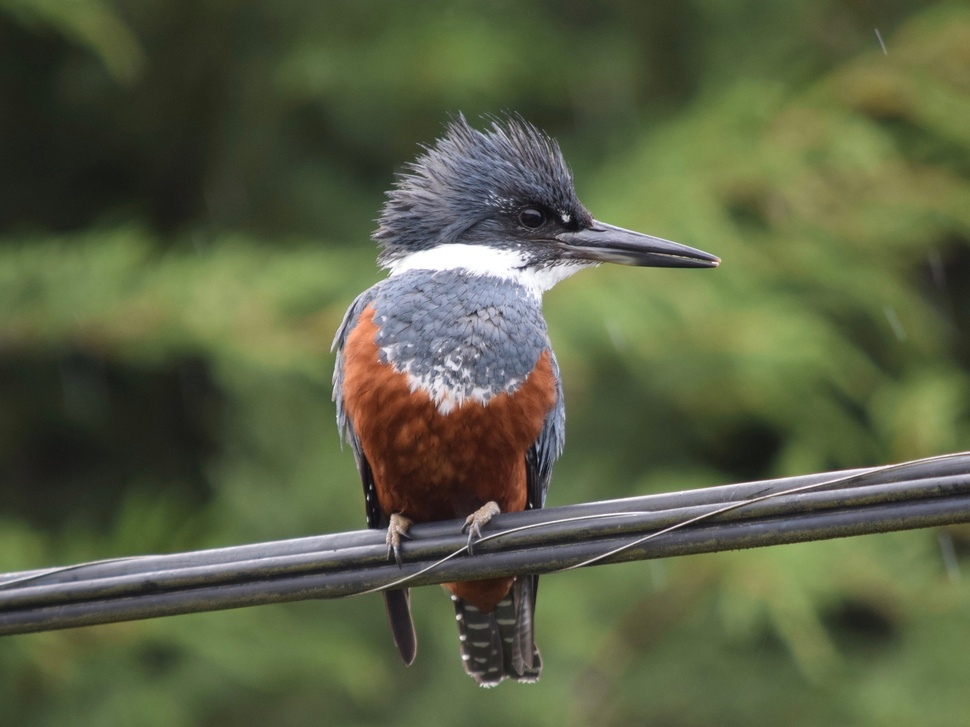
#> input picture original.jpg, 970 x 727 px, shrunk from 2048 x 1536 before the run
$ jupyter execute main.ipynb   (older library calls are emulated)
#> lines starting #> are read from the running program, lines starting #| are printed output that depends on the picture; after the words box and inside, x2 and y2 are one past the last pixel; in counts of white or black regions, pixels touching at a corner belong together
[cell 1]
import numpy as np
import cv2
from matplotlib import pyplot as plt

imagen = cv2.imread('original.jpg')
#> imagen is the input picture: shape (727, 970, 3); mean B, G, R 68.3, 96.4, 89.5
img_gris = cv2.cvtColor(imagen, cv2.COLOR_BGR2GRAY)
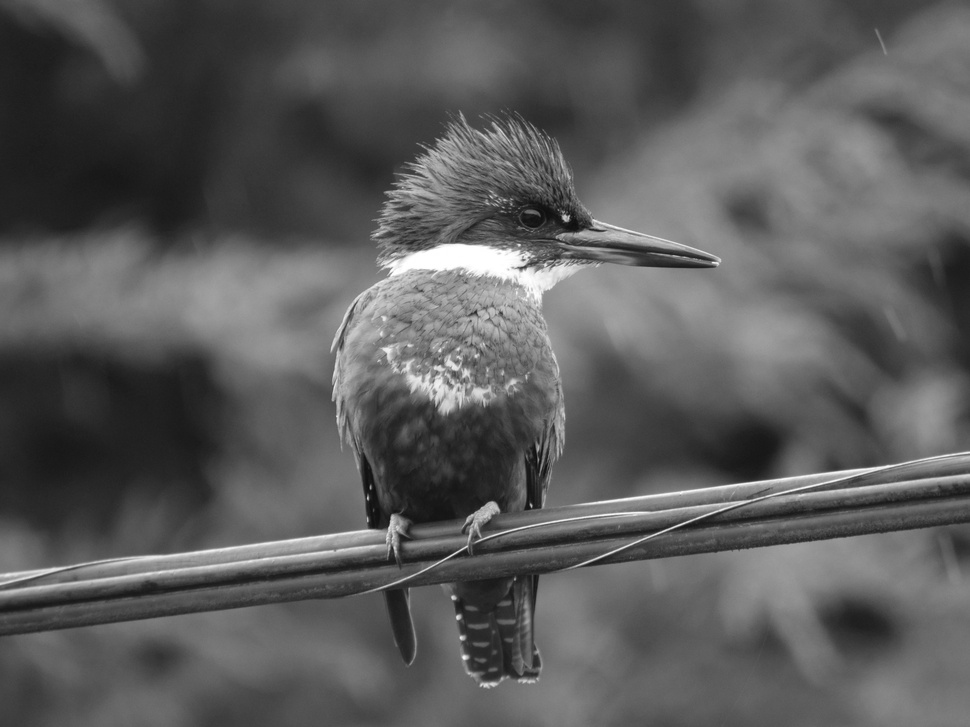
#> img_gris: shape (727, 970); min 12, max 255, mean 91.1
cv2.imwrite('imag_gris.jpg', img_gris)
plt.imshow(img_gris, cmap = "gray");

HISTOGRAMA COLOR

[cell 2]
def Histograma_Comp_color(Image):
	Image_Height = Image.shape[0]
#> Image_Height = 727
	Image_Width = Image.shape[1]
#> Image_Width = 970
	Image_Channels = Image.shape[2]
#> Image_Channels = 3

	Histograma = np.zeros([256, Image_Channels], np.int32)

	for x in range(0, Image_Height):
		for y in range(0, Image_Width):
			for c in range(0, Image_Channels):
					Histograma[Image[x,y,c], c] +=1

	return Histograma

def Plot_Histograma_color(Histograma):
	plt.figure()
	plt.title("Histograma - Color")
	plt.xlabel("Intensidad")
	plt.ylabel("Frecuencia de Intensidad")
	plt.xlim([0, 256])
	plt.plot(Histograma[:,0],'b') # B
	plt.plot(Histograma[:,1],'g') # G
	plt.plot(Histograma[:,2],'r') # R
	plt.savefig("Color_Histograma.jpg")

[cell 3]
Histograma = Histograma_Comp_color(imagen)
#> Histograma = 256 rows, first 8: [0, 0, 0], [0, 0, 0], [0, 0, 0], [0, 0, 0], [0, 0, 0], [0, 0, 0], [0, 0, 0], [0, 0, 0]

for i in range(0, Histograma.shape[0]):
	for c in range(0, Histograma.shape[1]):
		print("Histograma[", i, ", ", c, "]: ", Histograma[i,c])
#> this loop made 256 passes
#> (printed output is left out)

Plot_Histograma_color(Histograma)
#> in Plot_Histograma_color, `plt.savefig("Color_Histograma.jpg")`:
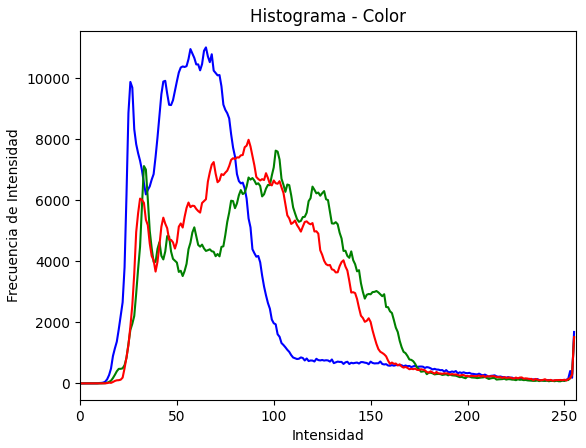
#> figure drawn by matplotlib, 1 panel; curve peaks at x = 65, y = 11020; curve peaks at x = 101, y = 7634; curve peaks at x = 87, y = 7990

Histograma escala de grises

[cell 4]
def HistogramaComp_gray(Image):
	Image_Height = Image.shape[0]
#> Image_Height = 727
	Image_Width = Image.shape[1]
#> Image_Width = 970
	Histograma = np.zeros([256], np.int32)
	for x in range(0, Image_Height):
		for y in range(0, Image_Width):
			Histograma[Image[x,y]] +=1
	return Histograma

def Plot_Histograma_gray(Histograma):
	plt.figure()
	plt.title("Histograma - Escala de Grises")
	plt.xlabel("Intensidad")
	plt.ylabel("Intensity Frequency")
	plt.xlim([0, 256])
	plt.plot(Histograma)
	plt.savefig("Histograma_GrayScale.jpg")

[cell 5]
Histograma_GrayScale = HistogramaComp_gray(img_gris)
#> Histograma_GrayScale = 256 values, max 8176 at index 93, min 0 at index 0, mean 2754.6
for i in range(0,len(Histograma_GrayScale)):
		print("Histograma[",i,"]: ", Histograma_GrayScale[i])
Plot_Histograma_gray(Histograma_GrayScale)

[cell 6]
alpha = 2  # Factor de contraste
beta = 0     # Factor de brillo
imagen_contraste = cv2.convertScaleAbs(img_gris, alpha=alpha, beta=beta)
imagen_ecualizada = cv2.equalizeHist(img_gris)
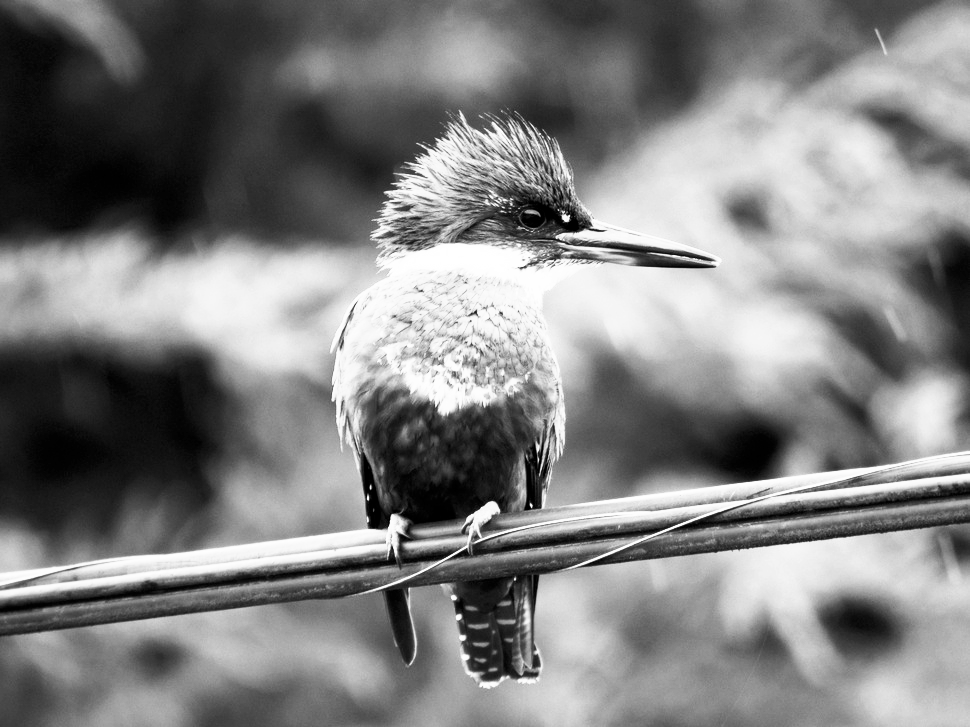
#> imagen_ecualizada: shape (727, 970); min 0, max 255, mean 128.5

hist_contraste = HistogramaComp_gray(imagen_contraste)
#> hist_contraste = 256 values, max 114563 at index 255, min 0 at index 0, mean 2754.6
hist_ecualizado = HistogramaComp_gray(imagen_ecualizada)
#> hist_ecualizado = 256 values, max 8176 at index 138, min 0 at index 3, mean 2754.6

[cell 7]
def mostrar_comparacion():
    plt.figure(figsize=(15, 10))
        # Imágenes
    plt.subplot(231), plt.imshow(img_gris, cmap='gray')
    plt.title('Imagen Original')
    plt.subplot(232), plt.imshow(imagen_contraste, cmap='gray')
    plt.title('Aumento de Contraste')
    plt.subplot(233), plt.imshow(imagen_ecualizada, cmap='gray')
    plt.title('Ecualización del Histograma')
        # Histogramas
    plt.subplot(234), plt.plot(Histograma_GrayScale)
    plt.title('Histograma Original')
    plt.subplot(235), plt.plot(hist_contraste)
    plt.savefig('Histograma_GrayScale.jpg')
#> figure, not shown here; panel 4: curve peaks at x = 93, y = 8176; panel 5: curve peaks at x = 255, y = 114563
    plt.title('Histograma Contraste')
    plt.subplot(236), plt.plot(hist_ecualizado)
    plt.title('Histograma Ecualizado')
    plt.tight_layout()
    plt.savefig('comparacion_completa.jpg')
#> figure, not shown here; panel 4: curve peaks at x = 93, y = 8176; panel 5: curve peaks at x = 255, y = 114563; panel 6: curve peaks at x = 138, y = 8176
    plt.show()


cv2.imwrite('imagen_contraste.jpg', imagen_contraste)
cv2.imwrite('imagen_ecualizada.jpg', imagen_ecualizada)
mostrar_comparacion()

[cell 8]
def mostrar_imagenes():
    plt.figure(figsize=(20, 10))

    plt.subplot(241), plt.imshow(img_gris, cmap='gray'), plt.title('Escala de Grises')
    plt.subplot(242), plt.imshow(img_ruidosa, cmap='gray'), plt.title('Con Ruido Gaussiano')
    plt.subplot(243), plt.imshow(img_suavizada, cmap='gray'), plt.title('Suavizada')
    plt.subplot(244), plt.imshow(img_binaria, cmap='gray'), plt.title('Binaria')
    plt.subplot(245), plt.imshow(img_dilatada, cmap='gray'), plt.title('Dilatada')
    plt.subplot(246), plt.imshow(img_erosionada, cmap='gray'), plt.title('Erosionada')
    plt.savefig('comparacion_procesado1.jpg')
    plt.subplot(247), plt.imshow(bordes_sobel, cmap='gray'), plt.title('Bordes (Umbralización)')
    plt.subplot(248), plt.imshow(bordes_canny, cmap='gray'), plt.title('Bordes (Canny)')
    plt.tight_layout()
    plt.savefig('comparacion_procesado2.jpg')
    plt.show()

[cell 9]
def aplicar_ruido_gaussiano(imagen, media=0, desviacion=25):
#> called with media = 0, desviacion = 25
    ruido = np.random.normal(media, desviacion, imagen.shape).astype(np.uint8)
    imagen_ruidosa = cv2.add(imagen, ruido)
    return imagen_ruidosa


img_ruidosa = aplicar_ruido_gaussiano(img_gris)
cv2.imwrite('imagen_ruidosa.jpg', img_ruidosa)
kernel_size = 7
img_suavizada = cv2.GaussianBlur(img_ruidosa, (kernel_size, kernel_size), 0)
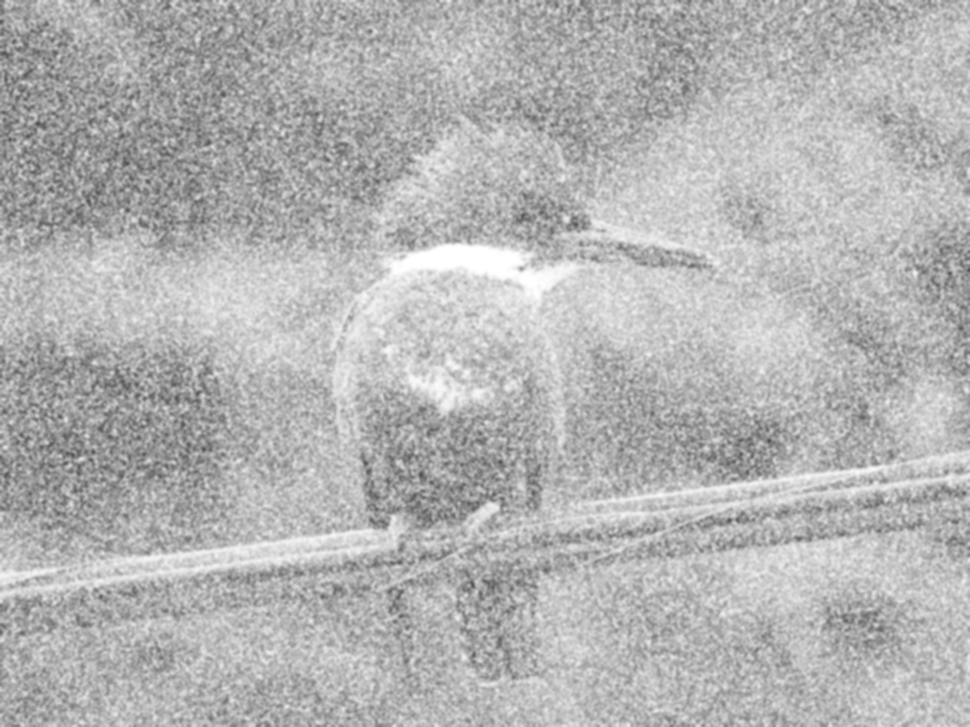
#> img_suavizada: shape (727, 970); min 79, max 255, mean 179.8
cv2.imwrite('imagen_suavizada.jpg', img_suavizada)
_, img_binaria = cv2.threshold(img_gris, 127, 255, cv2.THRESH_BINARY)
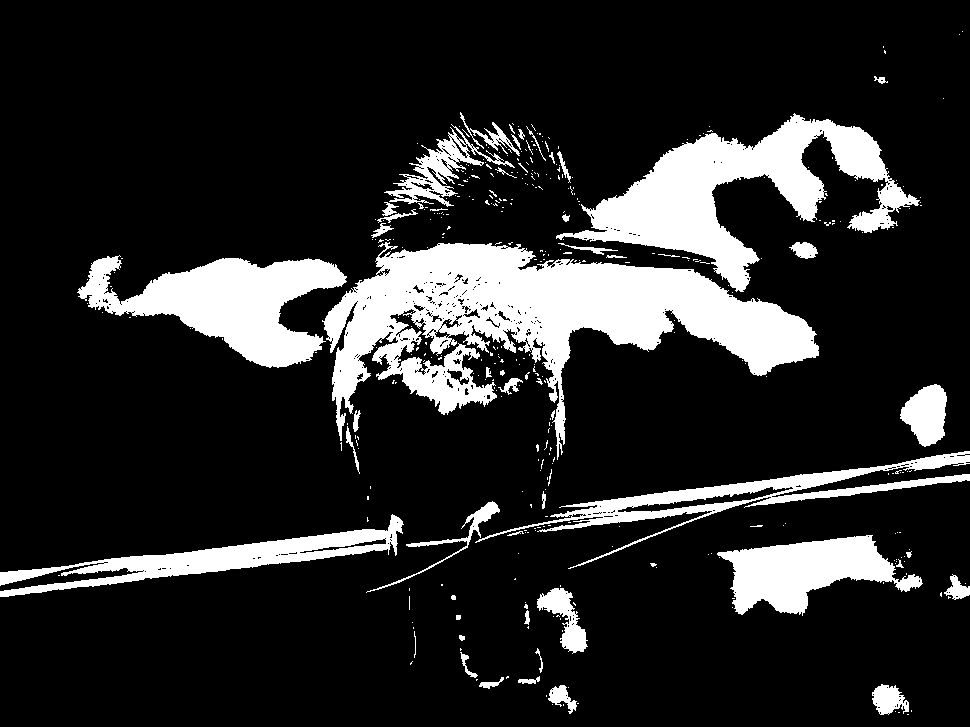
#> img_binaria: shape (727, 970); 16.2% white; 380 white regions (328 under 20 px), largest, box (x1, y1, x2, y2) and area: (322, 242, 819, 460) 41588, (556, 113, 920, 292) 21297, (77, 255, 347, 368) 14651
cv2.imwrite('imagen_binaria.jpg', img_binaria)
kernel = np.ones((5,5), np.uint8)
img_dilatada = cv2.dilate(img_binaria, kernel, iterations=1)
#> img_dilatada: shape (727, 970); 22.2% white; 48 white regions, largest, box (x1, y1, x2, y2) and area: (75, 110, 924, 476) 107355, (364, 449, 970, 595) 15701, (0, 512, 406, 599) 11231
img_erosionada = cv2.erode(img_binaria, kernel, iterations=1)
#> img_erosionada: shape (727, 970); 10.8% white; 89 white regions (49 under 20 px), largest, box (x1, y1, x2, y2) and area: (327, 245, 817, 403) 26761, (577, 117, 884, 288) 16230, (82, 259, 343, 365) 12132
cv2.imwrite('imagen_dilatada.jpg', img_dilatada)
cv2.imwrite('imagen_erosionada.jpg', img_erosionada)
_, img_umbralizada = cv2.threshold(img_gris, 170, 255, cv2.THRESH_BINARY)
#> img_umbralizada: shape (727, 970); 2.7% white; 281 white regions (236 under 20 px), largest, box (x1, y1, x2, y2) and area: (331, 244, 586, 386) 7446, (476, 452, 970, 566) 2517, (0, 530, 379, 585) 2031
bordes_sobel = cv2.Sobel(img_gris, cv2.CV_64F, 1, 1, ksize=5)
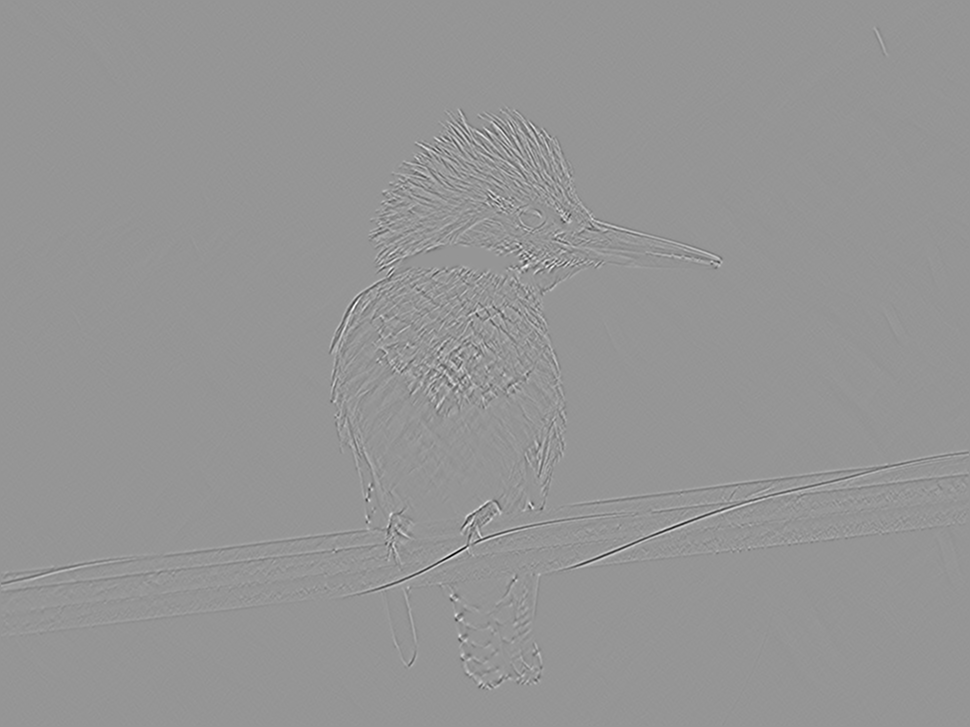
#> bordes_sobel: shape (727, 970) float64; min -2204, max 1556, mean 0; drawn with min black and max white
bordes_sobel = np.uint8(np.absolute(bordes_sobel))
cv2.imwrite('bordes_umbralización.jpg', bordes_sobel)
bordes_canny = cv2.Canny(img_gris, 100, 200)
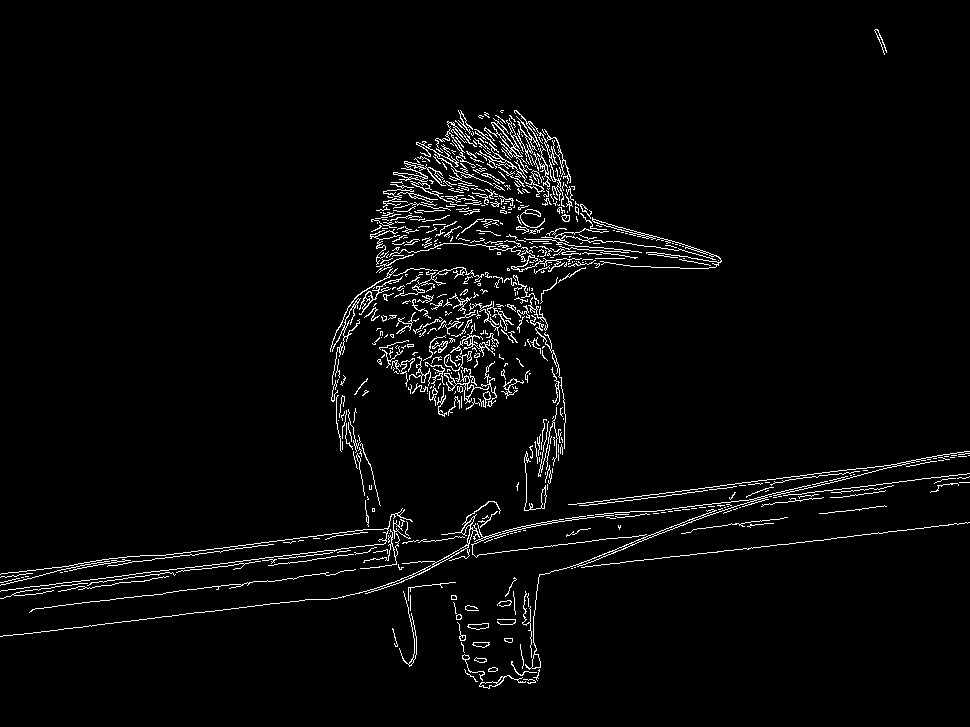
#> bordes_canny: shape (727, 970); 3.2% white in thin lines or dots
cv2.imwrite('bordes_canny.jpg', bordes_canny)
print("Hecho")

[cell 10]
mostrar_imagenes()
